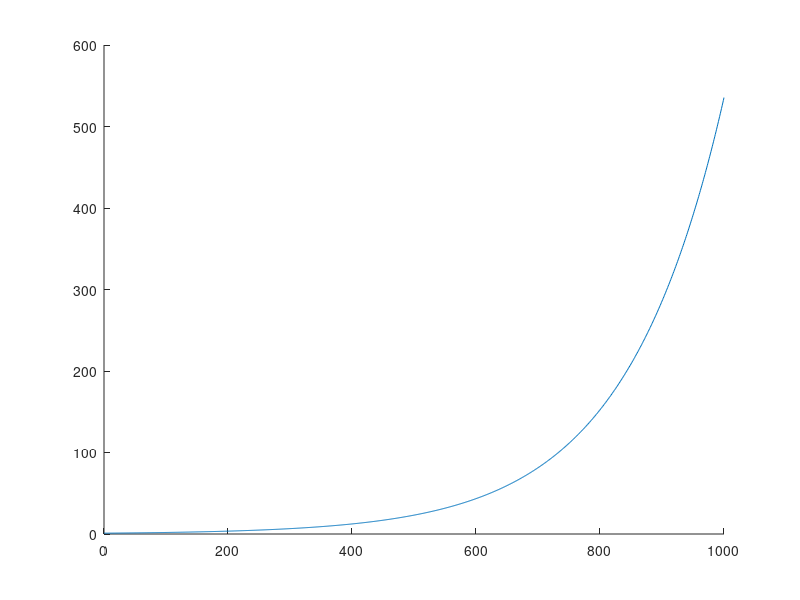

Recreate this plot in MATLAB. (Note: this script raises an error after producing the figure.)
clear

t = [0:1000];
x = exp(t*pi/500);
[partition,codebook] = lloyds(x,2^2);

figure, hold on
plot(t,x)
for i=1:length(codebook)
    yline(codebook(i));
end